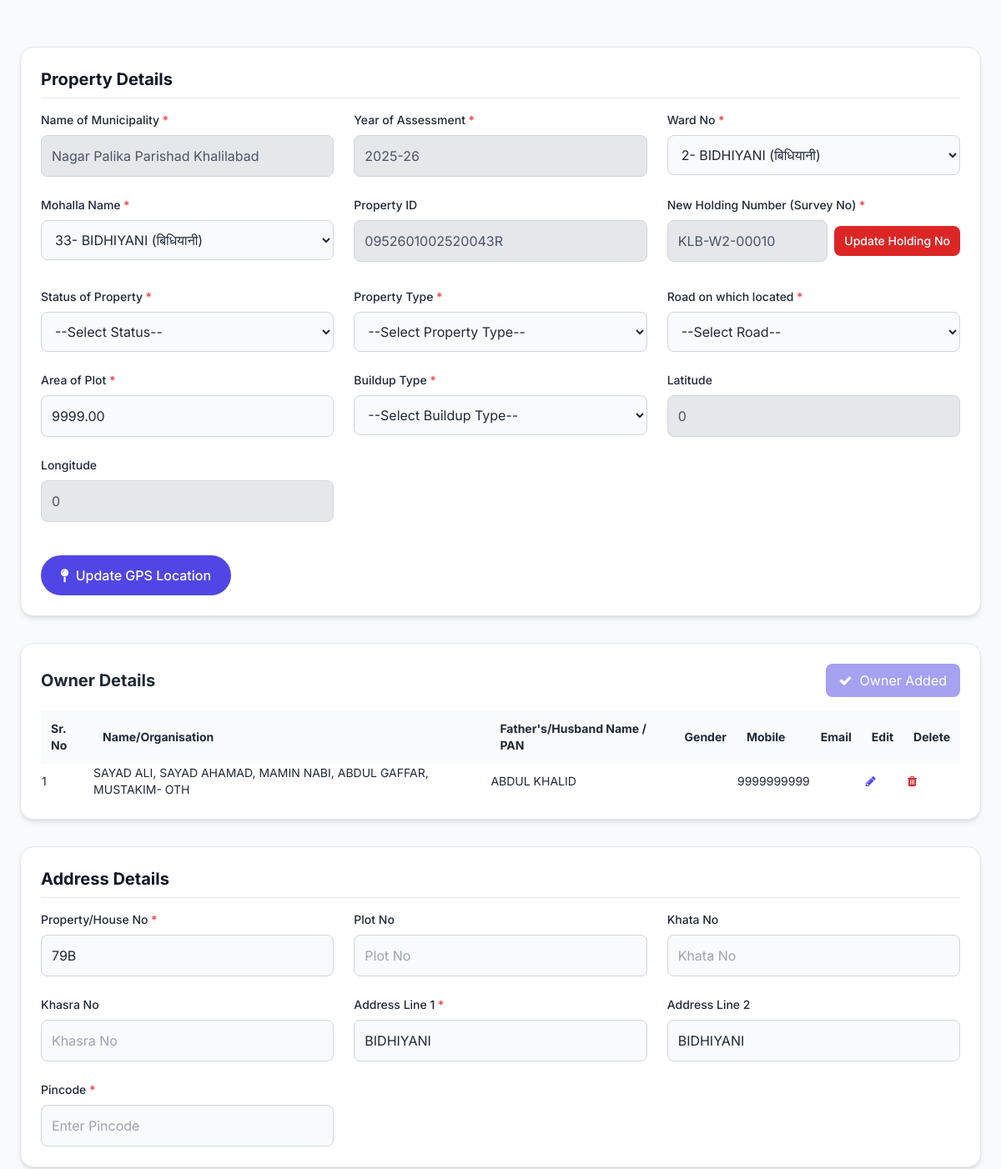
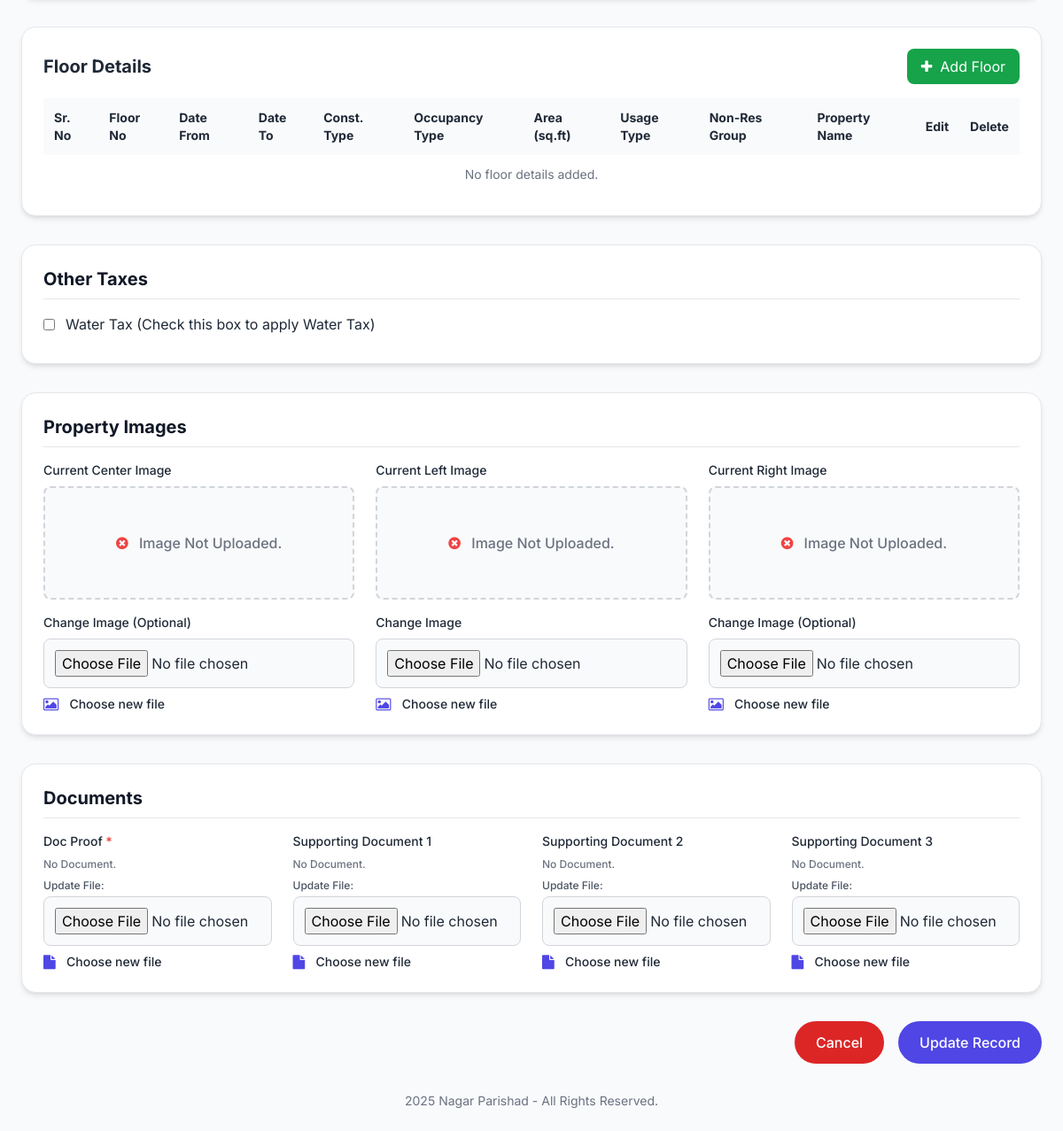
Page /admin/edit_assessment.php?id=10 on the committed database (2 pictures, top to bottom).
### tables this page shows
CREATE TABLE `assessments` (
  `id` int(11) NOT NULL,
  `municipality_name` varchar(255) DEFAULT NULL,
  `year_of_assessment` varchar(20) DEFAULT NULL,
  `zone_id` int(11) DEFAULT 1,
  `ward_id` int(11) DEFAULT NULL,
  `mohalla_id` int(11) DEFAULT NULL,
  `property_id` varchar(20) DEFAULT NULL,
  `ward` varchar(100) DEFAULT NULL,
  `new_holding` varchar(100) DEFAULT NULL,
  `previous_holding` varchar(100) DEFAULT NULL,
  `property_status` varchar(50) DEFAULT NULL,
  `old_holding` varchar(100) DEFAULT NULL,
  `old_pid` varchar(100) DEFAULT NULL,
  `property_type` varchar(50) DEFAULT NULL,
  `road` varchar(255) DEFAULT NULL,
  `plot_area` decimal(10,2) DEFAULT NULL,
  `building_type` varchar(50) DEFAULT NULL,
  `latitude` varchar(50) DEFAULT NULL,
  `longitude` varchar(50) DEFAULT NULL,
  `house_no` varchar(100) DEFAULT NULL,
  `plot_no` varchar(100) DEFAULT NULL,
  `khata_no` varchar(100) DEFAULT NULL,
  `khasra_no` varchar(100) DEFAULT NULL,
  `addr1` varchar(255) DEFAULT NULL,
  `addr2` varchar(255) DEFAULT NULL,
  `pincode` varchar(20) DEFAULT NULL,
  `water_tax` decimal(10,2) DEFAULT NULL,
  `center_image_gps` varchar(255) DEFAULT NULL,
  `left_image_gps` varchar(255) DEFAULT NULL,
  `right_image_gps` varchar(255) DEFAULT NULL,
  `doc_proof` varchar(255) DEFAULT NULL,
  `supporting_doc_1` varchar(255) DEFAULT NULL,
  `supporting_doc_2` varchar(255) DEFAULT NULL,
  `supporting_doc_3` varchar(255) DEFAULT NULL,
  `created_at` timestamp NOT NULL DEFAULT current_timestamp(),
  `is_deleted` tinyint(1) NOT NULL DEFAULT 0,
  `deleted_at` timestamp NULL DEFAULT NULL,
  `deleted_remark` text DEFAULT NULL,
  `surveyor_id` varchar(50) DEFAULT NULL,
  `created_by` int(11) DEFAULT NULL,
  `updated_by` int(11) DEFAULT NULL,
  `updated_at` timestamp NOT NULL DEFAULT current_timestamp(),
  `environment` varchar(50) NOT NULL DEFAULT 'web',
  `verification_status` enum('pending','reject','approved') NOT NULL DEFAULT 'pending',
  `current_verification_role_id` int(11) DEFAULT NULL,
  `verified_by` int(11) DEFAULT NULL,
  `verified_at` datetime DEFAULT NULL,
  `rejection_remark` text DEFAULT NULL
);

CREATE TABLE `wards` (
  `ward_id` int(11) NOT NULL,
  `ward_no` varchar(50) NOT NULL
);

### admin/edit_assessment.php (the view, shortened to what the rows shown need)
<?php
include("db.php");
$assessment_id = isset($_GET['id']) ? (int)$_GET['id'] : 0;
$sql_assessment = "SELECT * FROM assessments WHERE id = ? AND is_deleted = 0";
$stmt_assessment = $conn->prepare($sql_assessment);
$stmt_assessment->bind_param("i", $assessment_id);
$stmt_assessment->execute();
$result_assessment = $stmt_assessment->get_result();
$assessment_data = $result_assessment->fetch_assoc();
$current_ward_id = (int)($assessment_data['ward_id'] ?? 0);
$current_holding = $assessment_data['new_holding'] ?? '';
$current_property_id = $assessment_data['property_id'] ?? '';
$wards_data = [];
$wards_result = $conn->query("SELECT ward_id, ward_no FROM wards ORDER BY ward_id ASC");
if ($wards_result) {
  $wards_data = $wards_result->fetch_all(MYSQLI_ASSOC);
}
$image_base_url = '';
$holding_folder = !empty($current_holding) ? htmlspecialchars($current_holding, ENT_QUOTES, 'UTF-8') . '/' : '';
function get_assessment_file_path($base_url, $holding_folder, $filename)
{
  return '';
}
function get_clean_display_name($db_filename, $title)
{
  if (empty($db_filename)) return 'Choose new file';
  $ext = pathinfo($db_filename, PATHINFO_EXTENSION);
  return $title . '.' . $ext;
}
$center_image_path = get_assessment_file_path($image_base_url, $holding_folder, $assessment_data['center_image_gps'] ?? '');
$left_image_path = get_assessment_file_path($image_base_url, $holding_folder, $assessment_data['left_image_gps'] ?? '');
$right_image_path = get_assessment_file_path($image_base_url, $holding_folder, $assessment_data['right_image_gps'] ?? '');
$document_path = get_assessment_file_path($image_base_url, $holding_folder, $assessment_data['doc_proof'] ?? '');
$sup_doc1_path = get_assessment_file_path($image_base_url, $holding_folder, $assessment_data['supporting_doc_1'] ?? '');
$sup_doc2_path = get_assessment_file_path($image_base_url, $holding_folder, $assessment_data['supporting_doc_2'] ?? '');
$sup_doc3_path = get_assessment_file_path($image_base_url, $holding_folder, $assessment_data['supporting_doc_3'] ?? '');
?>
<!DOCTYPE html>
<html lang="en">
<head>
  <link rel="stylesheet" href="https://maxcdn.bootstrapcdn.com/font-awesome/4.7.0/css/font-awesome.min.css">
  <script src="https://cdn.tailwindcss.com"></script>
  <link href='https://unpkg.com/boxicons@2.1.4/css/boxicons.min.css' rel='stylesheet'>
  <link href='css/mystyle.css' rel='stylesheet'>
</head>
<body class="flex min-h-screen text-gray-800 bg-slate-50">
  <main class="flex-1 p-6 space-y-8 overflow-y-auto">
    <form id="assessmentForm" action="update_assessment_records.php" onsubmit="return prepareFormSubmission()" method="post" enctype="multipart/form-data" class="space-y-8">
      <section class="donezo-card-form p-6">
        <h2 class="text-xl font-bold mb-4 border-b pb-2 text-gray-900">Property Details</h2>
        <div class="grid grid-cols-1 md:grid-cols-2 lg:grid-cols-3 gap-6">
          <div>
            <label class="block text-sm font-medium mb-2 req">Name of Municipality</label>
            <input name="municipality_name" type="text" value="<?= htmlspecialchars($assessment_data['municipality_name'] ?? 'Nagar Palika Parishad') ?>" class="w-full donezo-input readonly-input" readonly>
          </div>
          <div>
            <label class="block text-sm font-medium mb-2 req">Year of Assessment</label>
            <input name="year_of_assessment" type="text" value="<?= htmlspecialchars($assessment_data['year_of_assessment'] ?? '2025-2026') ?>" class="w-full donezo-input readonly-input" readonly>
          </div>
          <div>
            <label class="block text-sm font-medium mb-2 req">Ward No</label>
            <select id="ward_select" class="w-full donezo-input" required>
              <?php foreach ($wards_data as $ward): ?>
                <option value="<?= (int)$ward['ward_id'] ?>"
                  <?= ((int)$ward['ward_id'] === $current_ward_id) ? 'selected' : '' ?>>
                  <?= htmlspecialchars($ward['ward_no'], ENT_QUOTES, 'UTF-8') ?>
                </option>
              <?php endforeach; ?>
            </select>
          </div>
          <div>
            <label class="block text-sm font-medium mb-2">Property ID</label>
            <input type="text"
              value="<?= htmlspecialchars($current_property_id, ENT_QUOTES, 'UTF-8') ?>"
              class="w-full donezo-input readonly-input"
              readonly
              placeholder="Property ID">
          </div>
          <div class="md:col-span-1">
            <div class="flex items-center gap-2 mb-2">
              <input type="text" value="<?= $current_holding ?? '' ?>"
                class="w-full donezo-input readonly-input" id="new_holding_display"
                readonly placeholder="Current Holding Number">
              <button type="button" id="update_holding_btn" class="px-3 py-2 text-sm rounded-lg bg-red-600 text-white font-medium hover:bg-red-700 transition flex-shrink-0">
                Update Holding No
              </button>
            </div>
          </div>
          <div>
            <label class="block text-sm font-medium mb-2 req">Area of Plot</label>
            <input name="plot_area" type="number" step="0.01" placeholder="Area of Plot (sq.ft)"
              value="<?= htmlspecialchars($assessment_data['plot_area'] ?? '') ?>" class="w-full donezo-input" required>
          </div>
          <div>
            <label class="block text-sm font-medium mb-2">Latitude</label>
            <input id="latitude" name="latitude" type="text" placeholder="Latitude"
              value="<?= htmlspecialchars($assessment_data['latitude'] ?? '') ?>" class="w-full donezo-input readonly-input" readonly>
          </div>
          <div>
            <label class="block text-sm font-medium mb-2">Longitude</label>
            <input id="longitude" name="longitude" type="text" placeholder="Longitude"
              value="<?= htmlspecialchars($assessment_data['longitude'] ?? '') ?>" class="w-full donezo-input readonly-input" readonly>
          </div>
      </section>
      <section class="donezo-card-form p-6">
        <div class="flex items-center justify-between mb-4">
          <h2 class="text-xl font-bold">Owner Details</h2>
        </div>
        <div class="overflow-x-auto">
          <table class="min-w-full text-sm">
            <thead class="bg-gray-50">
              <tr class="text-left">
                <th class="p-3">Sr. No</th>
                <th class="p-3">Name/Organisation</th>
                <th class="p-3">Father's/Husband Name / PAN</th>
                <th class="p-3">Gender</th>
                <th class="p-3">Mobile</th>
                <th class="p-3">Email</th>
                <th class="p-3">Edit</th>
                <th class="p-3">Delete</th>
              </tr>
            </thead>
          </table>
        </div>
      </section>
      <section class="donezo-card-form p-6">
        <h2 class="text-xl font-bold mb-4 border-b pb-2 text-gray-900">Address Details</h2>
        <div class="grid grid-cols-1 md:grid-cols-2 lg:grid-cols-3 gap-6">
          <div>
            <label class="block text-sm font-medium mb-2 req">Property/House No</label>
            <input name="house_no" type="text" placeholder="Enter Property/House No"
              value="<?= htmlspecialchars($assessment_data['house_no'] ?? '') ?>" class="w-full donezo-input" required>
          </div>
          <div>
            <label class="block text-sm font-medium mb-2 req">Address Line 1</label>
            <input name="addr1" type="text" placeholder="Address Line 1"
              value="<?= htmlspecialchars($assessment_data['addr1'] ?? '') ?>" class="w-full donezo-input" required>
          </div>
          <div>
            <label class="block text-sm font-medium mb-2">Address Line 2</label>
            <input name="addr2" type="text" placeholder="Address Line 2"
              value="<?= htmlspecialchars($assessment_data['addr2'] ?? '') ?>" class="w-full donezo-input">
          </div>
        </div>
      </section>
      <section class="donezo-card-form p-6">
        <div class="flex items-center justify-between mb-4">
          <h2 class="text-xl font-bold">Floor Details</h2>
        </div>
        <div class="overflow-x-auto">
          <table class="min-w-full text-sm">
            <thead class="bg-gray-50">
              <tr class="text-left">
                <th class="p-3">Sr. No</th>
                <th class="p-3">Floor No</th>
                <th class="p-3">Date From</th>
                <th class="p-3">Date To</th>
                <th class="p-3">Const. Type</th>
                <th class="p-3">Occupancy Type</th>
                <th class="p-3">Area (sq.ft)</th>
                <th class="p-3">Usage Type</th>
                <th class="p-3">Non-Res Group</th>
                <th class="p-3">Property Name</th>
                <th class="p-3">Edit</th>
                <th class="p-3">Delete</th>
              </tr>
            </thead>
          </table>
        </div>
      </section>
      <section class="donezo-card-form p-6">
        <h2 class="text-xl font-bold mb-4 border-b pb-2 text-gray-900">Other Taxes</h2>
        <label class="flex items-center gap-3 mb-2">
          <input type="checkbox" name="water_tax" class="rounded text-indigo-600 focus:ring-indigo-500"
            value="1" <?= (float)($assessment_data['water_tax'] ?? 0) > 0 ? 'checked' : '' ?>>
          <span>Water Tax (Check this box to apply Water Tax)</span>
        </label>
      </section>
      <section class="donezo-card-form p-6">
        <h2 class="text-xl font-bold mb-4 border-b pb-2 text-gray-900">Property Images</h2>
        <div class="grid grid-cols-1 md:grid-cols-3 gap-6">
          <div>
            <p class="text-sm mt-2 text-gray-800 file-name" data-current-file="<?= basename($center_image_path) ?>">
              <span class="icon"><i class="fa fa-image" aria-hidden="true"></i>&nbsp; </span>
              <span class="name"><?= get_clean_display_name($assessment_data['center_image_gps'] ?? '', 'Center Image') ?></span>
            </p>
          </div>
          <div>
            <p class="text-sm mt-2 text-gray-800 file-name" data-current-file="<?= basename($left_image_path) ?>">
              <span class="icon"><i class="fa fa-image" aria-hidden="true"></i>&nbsp; </span>
              <span class="name"><?= get_clean_display_name($assessment_data['left_image_gps'] ?? '', 'Left Image') ?></span>
            </p>
          </div>
          <div>
            <p class="text-sm mt-2 text-gray-800 file-name" data-current-file="<?= basename($right_image_path) ?>">
              <span class="icon"><i class="fa fa-image" aria-hidden="true"></i>&nbsp; </span>
              <span class="name"><?= get_clean_display_name($assessment_data['right_image_gps'] ?? '', 'Right Image') ?></span>
            </p>
          </div>
        </div>
      </section>
      <section class="donezo-card-form p-6">
        <h2 class="text-xl font-bold mb-4 border-b pb-2 text-gray-900">Documents</h2>
        <div class="grid grid-cols-1 md:grid-cols-2 lg:grid-cols-4 gap-6">
          <div>
            <p class="text-sm mt-2 text-gray-800 file-name" data-current-file="<?= basename($document_path) ?>">
              <span class="icon"><i class="fa fa-file" aria-hidden="true"></i>&nbsp;</span>
              <span class="name"><?= get_clean_display_name($assessment_data['doc_proof'] ?? '', 'Doc Proof') ?></span>
            </p>
          </div>
          <div>
            <p class="text-sm mt-2 text-gray-800 file-name" data-current-file="<?= basename($sup_doc1_path) ?>">
              <span class="icon"><i class="fa fa-file" aria-hidden="true"></i>&nbsp;</span>
              <span class="name"><?= get_clean_display_name($assessment_data['supporting_doc_1'] ?? '', 'Supporting Document 1') ?></span>
            </p>
          </div>
          <div>
            <p class="text-sm mt-2 text-gray-800 file-name" data-current-file="<?= basename($sup_doc2_path) ?>">
              <span class="icon"><i class="fa fa-file" aria-hidden="true"></i>&nbsp;</span>
              <span class="name"><?= get_clean_display_name($assessment_data['supporting_doc_2'] ?? '', 'Supporting Document 2') ?></span>
            </p>
          </div>
          <div>
            <p class="text-sm mt-2 text-gray-800 file-name" data-current-file="<?= basename($sup_doc3_path) ?>">
              <span class="icon"><i class="fa fa-file" aria-hidden="true"></i>&nbsp;</span>
              <span class="name"><?= get_clean_display_name($assessment_data['supporting_doc_3'] ?? '', 'Supporting Document 3') ?></span>
            </p>
          </div>
        </div>
      </section>
    </form>
  </main>
</body>
</html>

### rows in the picture
assessments: municipality_name "Nagar Palika Parishad Khalilabad", year_of_assessment "2025-26", ward.ward_no "2- BIDHIYANI (बिधियानी)", property "0952601002520043R", new_holding "KLB-W2-00010", plot_area "9999.00", latitude "0", longitude "0", house_no "79B", addr1 "BIDHIYANI", addr2 "BIDHIYANI", center_image_gps "Choose new file", left_image_gps "Choose new file", right_image_gps "Choose new file", doc_proof "Choose new file", supporting_doc_1 "Choose new file", supporting_doc_2 "Choose new file", supporting_doc_3 "Choose new file"
